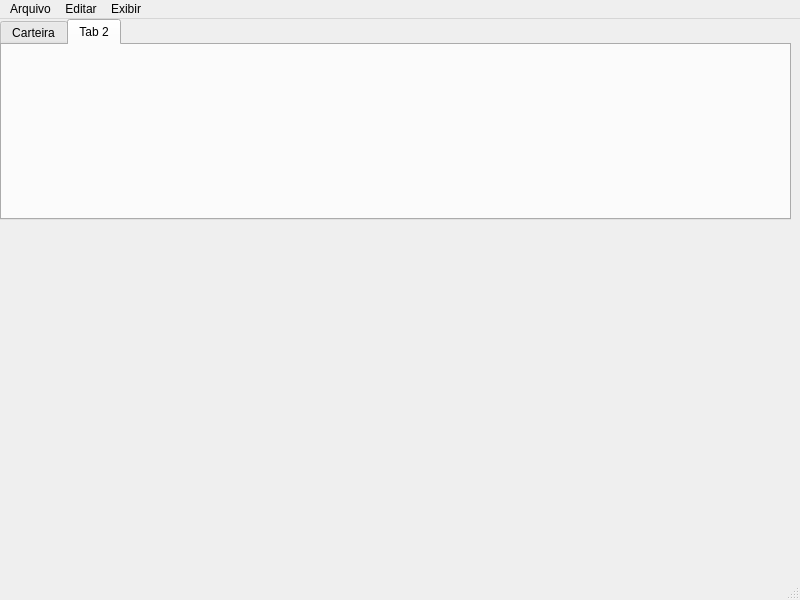
<?xml version="1.0" encoding="UTF-8"?>
<ui version="4.0">
 <class>MainWindow</class>
 <widget class="QMainWindow" name="MainWindow">
  <property name="geometry">
   <rect>
    <x>0</x>
    <y>0</y>
    <width>800</width>
    <height>600</height>
   </rect>
  </property>
  <property name="windowTitle">
   <string>MainWindow</string>
  </property>
  <widget class="QWidget" name="centralwidget">
   <widget class="QTabWidget" name="tabWidget">
    <property name="geometry">
     <rect>
      <x>0</x>
      <y>0</y>
      <width>791</width>
      <height>201</height>
     </rect>
    </property>
    <property name="currentIndex">
     <number>1</number>
    </property>
    <widget class="QWidget" name="tab">
     <attribute name="title">
      <string>Carteira</string>
     </attribute>
    </widget>
    <widget class="QWidget" name="tab_2">
     <attribute name="title">
      <string>Tab 2</string>
     </attribute>
    </widget>
   </widget>
  </widget>
  <widget class="QMenuBar" name="menubar">
   <property name="geometry">
    <rect>
     <x>0</x>
     <y>0</y>
     <width>800</width>
     <height>21</height>
    </rect>
   </property>
   <widget class="QMenu" name="menuArquivo">
    <property name="title">
     <string>Arquivo</string>
    </property>
    <addaction name="actionAbrir"/>
    <addaction name="actionSalvar"/>
    <addaction name="separator"/>
    <addaction name="actionSair"/>
   </widget>
   <widget class="QMenu" name="menuEditar">
    <property name="title">
     <string>Editar</string>
    </property>
    <addaction name="actionAdicionar"/>
    <addaction name="actionEditar"/>
    <addaction name="actionExcluir"/>
   </widget>
   <widget class="QMenu" name="menuExibir">
    <property name="title">
     <string>Exibir</string>
    </property>
    <addaction name="actionTela_Cheia"/>
    <addaction name="actionListas"/>
    <addaction name="actionDividendos"/>
   </widget>
   <addaction name="menuArquivo"/>
   <addaction name="menuEditar"/>
   <addaction name="menuExibir"/>
  </widget>
  <widget class="QStatusBar" name="statusbar"/>
  <action name="actionAbrir">
   <property name="text">
    <string>Abrir</string>
   </property>
  </action>
  <action name="actionSalvar">
   <property name="text">
    <string>Salvar</string>
   </property>
  </action>
  <action name="actionAdicionar">
   <property name="text">
    <string>Adicionar...</string>
   </property>
  </action>
  <action name="actionEditar">
   <property name="text">
    <string>Editar...</string>
   </property>
  </action>
  <action name="actionExcluir">
   <property name="text">
    <string>Excluir...</string>
   </property>
  </action>
  <action name="actionTela_Cheia">
   <property name="text">
    <string>Tela Cheia</string>
   </property>
  </action>
  <action name="actionSair">
   <property name="text">
    <string>Sair</string>
   </property>
  </action>
  <action name="actionListas">
   <property name="text">
    <string>Listas</string>
   </property>
  </action>
  <action name="actionDividendos">
   <property name="text">
    <string>Dividendos</string>
   </property>
  </action>
 </widget>
 <resources/>
 <connections/>
</ui>
